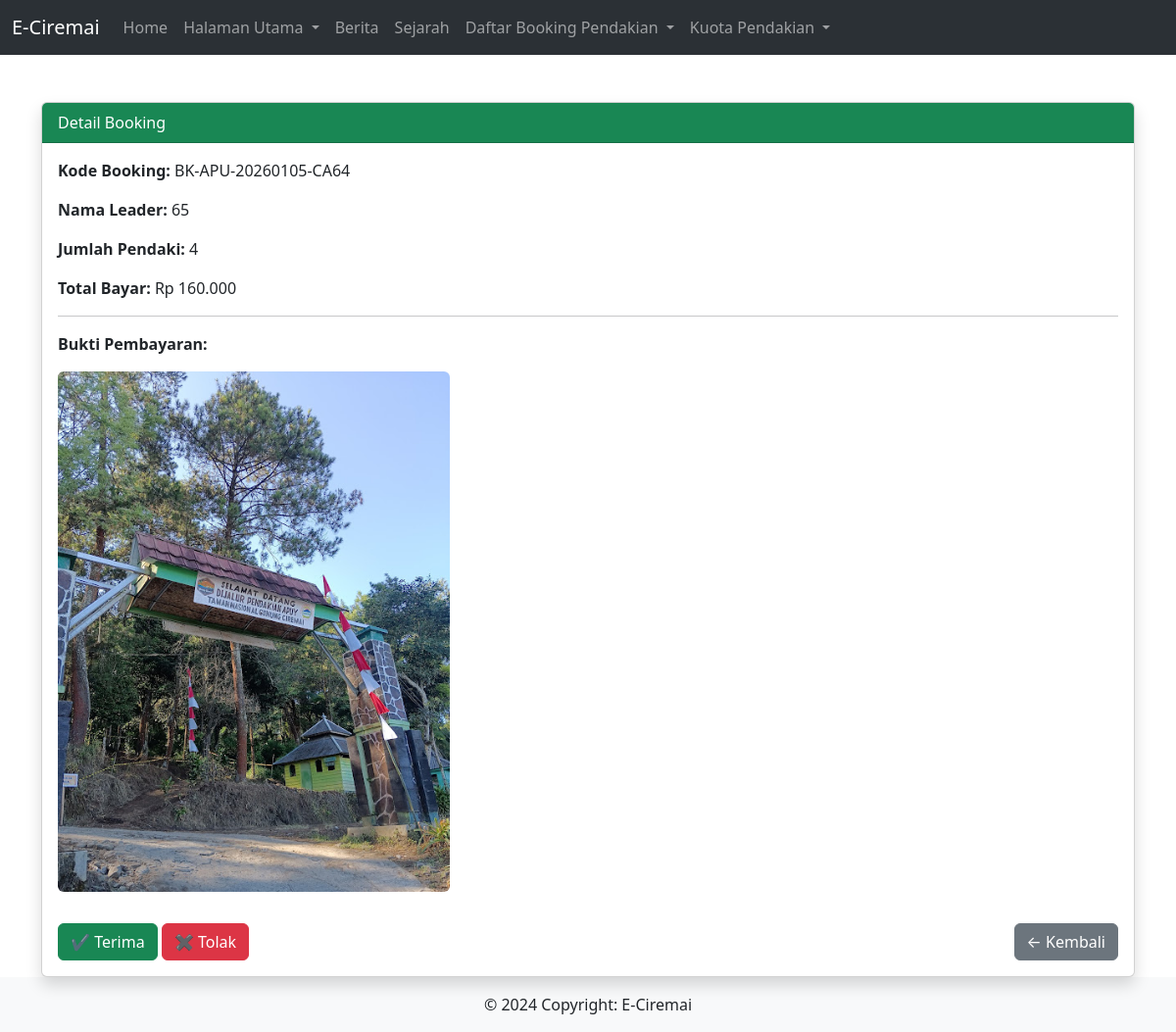
The app's page /Admin/detail_booking.php?kode=BK-APU-20260105-CA64 with its own data.
### tables this page shows
CREATE TABLE `booking_pendaki` (
  `id_booking` int(11) NOT NULL,
  `akun_id` int(100) DEFAULT NULL,
  `kode_booking` varchar(30) DEFAULT NULL,
  `id_kp` int(11) NOT NULL,
  `jalur` enum('apuy','sadarehe','linggarjati','palutungan') NOT NULL,
  `jumlah_pendaki` int(3) NOT NULL,
  `no_ktp` varchar(20) NOT NULL,
  `nama_lengkap` varchar(100) NOT NULL,
  `tgl_lahir` date NOT NULL,
  `jenis_kelamin` enum('L','P') NOT NULL,
  `berat_badan` int(3) NOT NULL,
  `tinggi_badan` int(3) NOT NULL,
  `email` varchar(100) NOT NULL,
  `no_telp` varchar(15) NOT NULL,
  `no_telp_keluarga` varchar(15) NOT NULL,
  `created_at` timestamp NOT NULL DEFAULT current_timestamp(),
  `status_pembayaran` enum('menunggu_pembayaran','menunggu_konfirmasi','berhasil','ditolak') DEFAULT 'menunggu_pembayaran',
  `bukti_pembayaran` varchar(255) DEFAULT NULL,
  `tanggal_booking` datetime DEFAULT current_timestamp(),
  `total_pembayaran` int(11) DEFAULT NULL
);

### Admin/detail_booking.php (the view, shortened to what this page needs)
<?php include_once("../Admin/header.php"); ?>
<?php
$kode = $_GET['kode'];
$data = mysqli_fetch_assoc(mysqli_query($koneksi, "
    SELECT * FROM booking_pendaki WHERE kode_booking='$kode'
"));
$jalur = $data['jalur'];
?>
<div class="container mt-5">
    <div class="card shadow">
        <div class="card-header bg-success text-white">
            Detail Booking
        </div>
        <div class="card-body">
            <p><b>Kode Booking:</b> <?= $data['kode_booking'] ?></p>
            <p><b>Nama Leader:</b> <?= $data['nama_lengkap'] ?></p>
            <p><b>Jumlah Pendaki:</b> <?= $data['jumlah_pendaki'] ?></p>
            <p><b>Total Bayar:</b> Rp <?= number_format($data['total_pembayaran'], 0, ',', '.') ?></p>
            <hr>
            <p><b>Bukti Pembayaran:</b></p>
            <img src="../bukti/<?= $data['bukti_pembayaran'] ?>" class="img-fluid rounded mb-3" style="max-width:400px">
            <form action="../Admin/aksi_booking.php" method="POST">
                <div class="d-flex justify-content-between align-items-center mt-3">
                    <div>
                        <button name="terima" class="btn btn-success">
                            ✔ Terima
                        </button>
                        <button name="tolak" class="btn btn-danger">
                            ✖ Tolak
                        </button>
                    </div>
                    <a href="../Admin/booking_<?= $jalur ?>.php" class="btn btn-secondary">
                        ← Kembali
                    </a>
                </div>
            </form>
        </div>
    </div>
</div>
<?php include_once("../Admin/footer.php"); ?>

### records on screen
booking_pendaki: kode_booking "BK-APU-20260105-CA64", nama_lengkap "65", jumlah_pendaki "4", total_pembayaran "160.000", bukti_pembayaran (picture)
